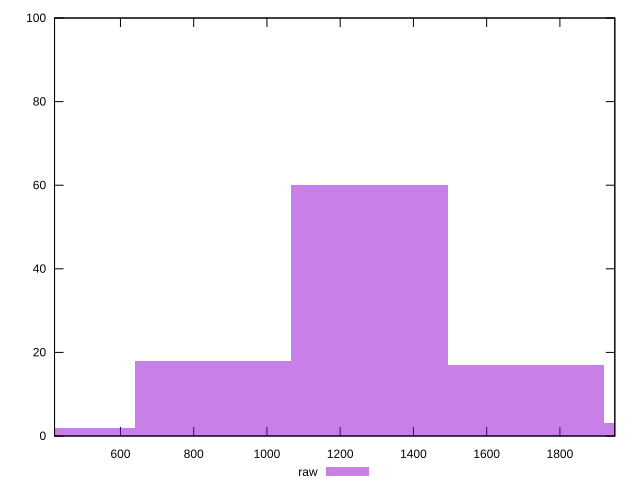

gnuplot code for this plot:
reset

$raw <<EOF
1280.043394001897 60
1706.7245253358626 17
853.3622626679313 18
2133.405656669828 3
426.68113133396565 2
EOF

set key outside below
set boxwidth 426.68113133396565
set xrange [420:1950]
set yrange [0:100]
set trange [0:100]
set style fill transparent solid 0.5 noborder
set terminal svg size 640, 490 enhanced background rgb 'white'
set output "reprap/uses-webp-images/samples/pages+cached+noexternal+nomedia+nocss+nojs/raw/histogram.svg"

plot $raw title "raw" with boxes

reset
